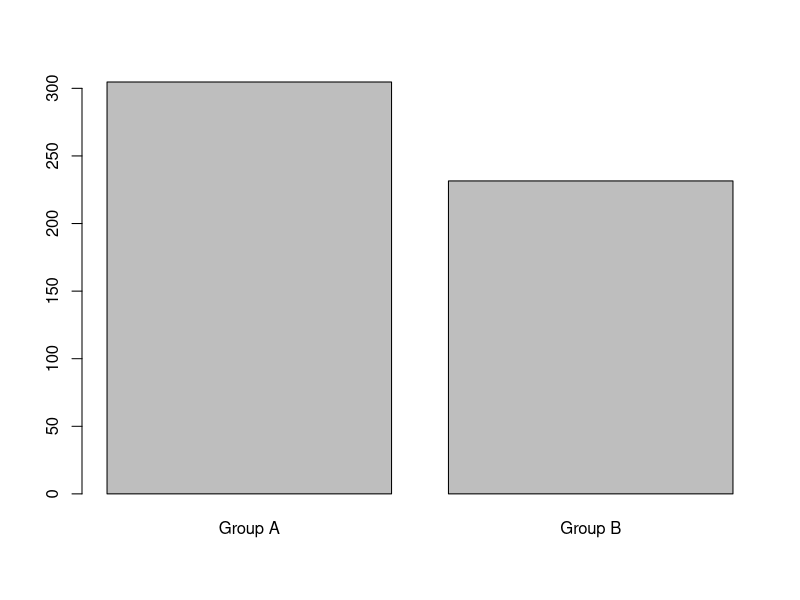
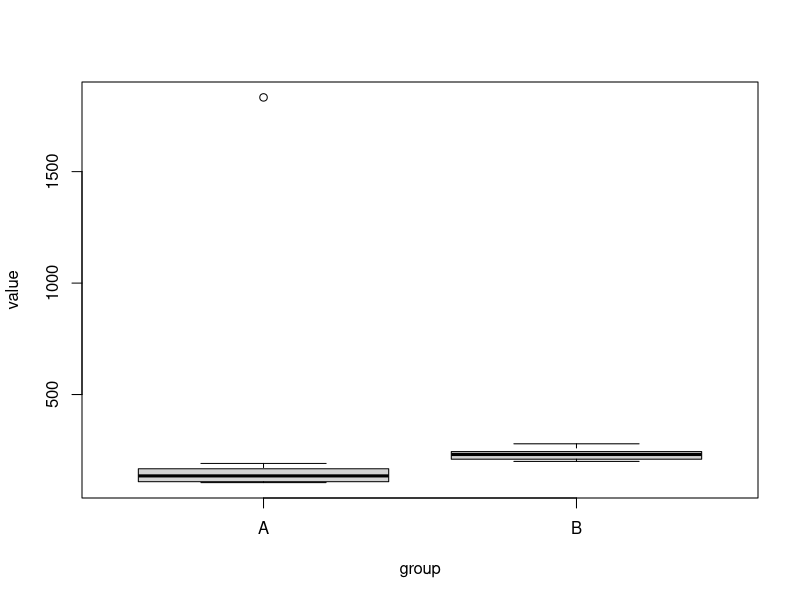

These charts were generated, in order, by the following R code:
dat <- read.delim("data.txt")
dat

mean_a <- mean(dat$value[dat$group=="A"])
mean_a

mean_b <- mean(dat$value[dat$group=="B"])
mean_b

t.test(value~group, data=dat)

barplot(c(mean_a, mean_b), names=c("Group A", "Group B"))
boxplot(value~group, data=dat)

